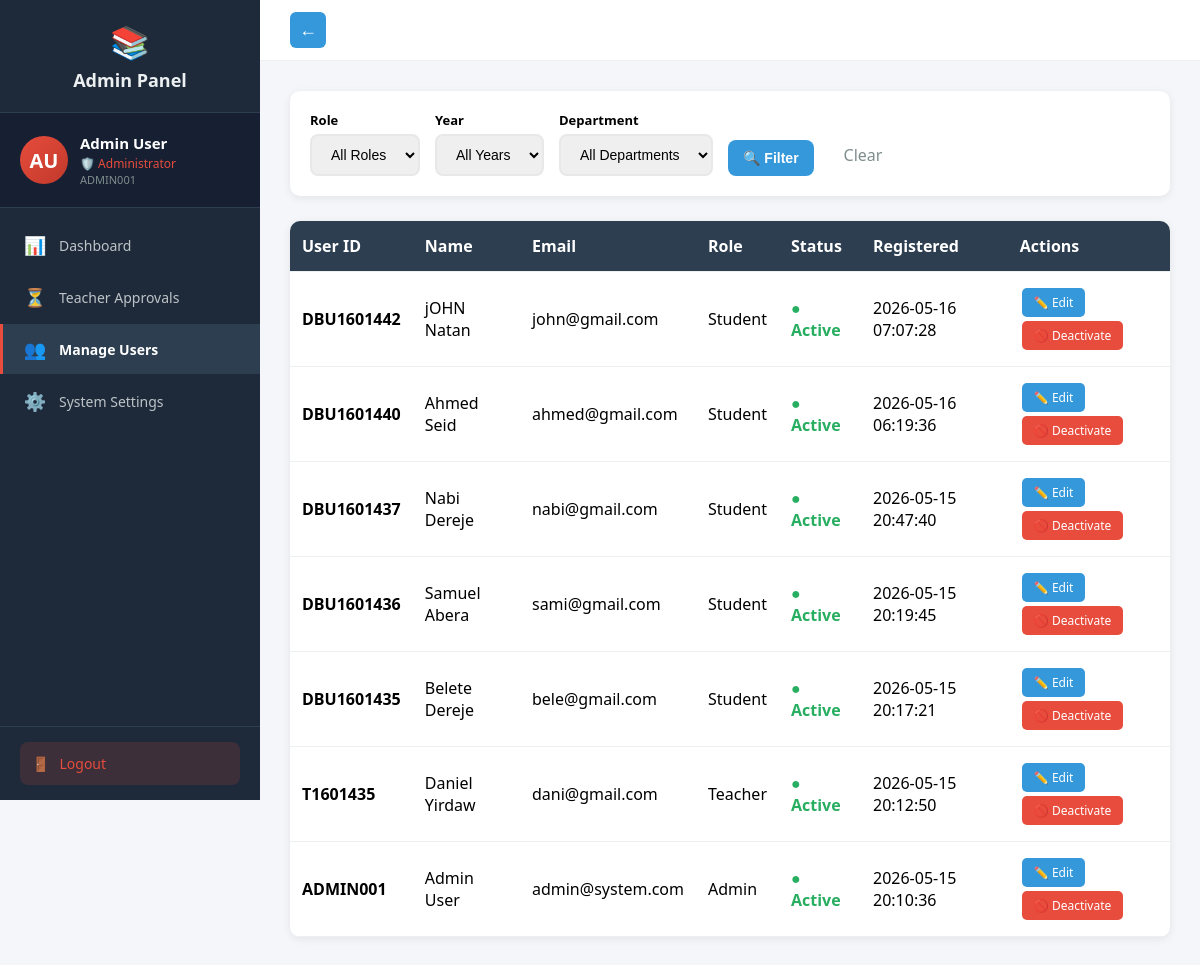
Page /admin/users (signed in) on the earlier database version.
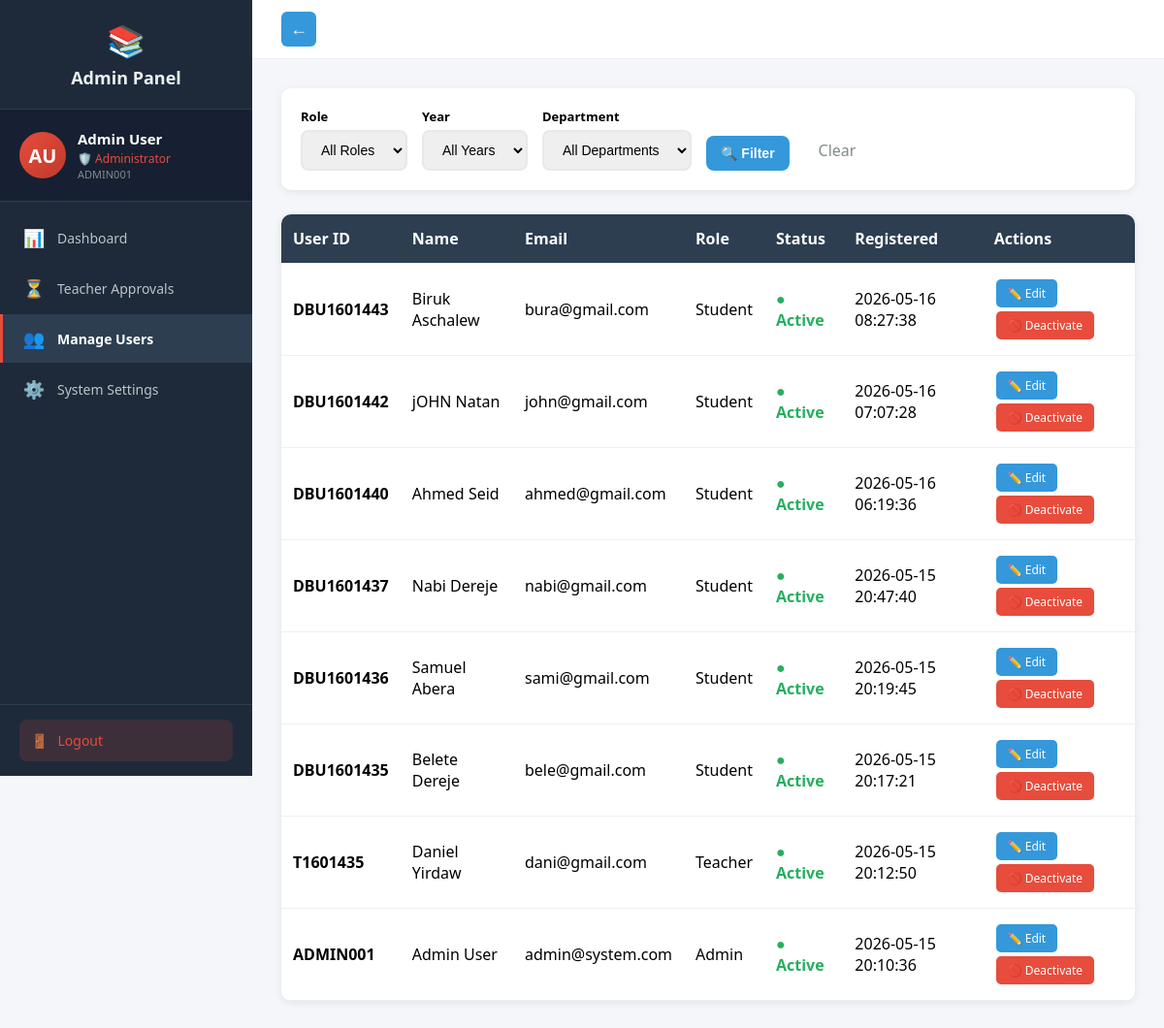
Same page on the later database version.
### tables this page shows
CREATE TABLE users (
            id TEXT PRIMARY KEY,
            user_id TEXT UNIQUE NOT NULL,
            first_name TEXT NOT NULL,
            last_name TEXT NOT NULL,
            email TEXT UNIQUE NOT NULL,
            password_hash TEXT NOT NULL,
            role TEXT NOT NULL,
            is_approved INTEGER DEFAULT 0,
            created_at TIMESTAMP DEFAULT CURRENT_TIMESTAMP,
            updated_at TIMESTAMP DEFAULT CURRENT_TIMESTAMP,
            node_id TEXT
        );

### routes_admin.py (the view)
@admin_bp.route('/users', endpoint='manage_users')
@login_required
def manage_users():
    if current_user.role != 'admin':
        return redirect(url_for('auth.login'))
    conn = get_db()
    cur = conn.cursor()
    role_filter = request.args.get('role', '').strip()
    year_filter = request.args.get('year', '').strip()
    dept_filter = request.args.get('department', '').strip()
    query = "SELECT id, user_id, first_name, last_name, email, role, is_approved, created_at FROM users WHERE 1=1"
    params = []
    if role_filter:
        query += " AND role = ?"
        params.append(role_filter)
    query += " ORDER BY created_at DESC"
    cur.execute(query, params)
    all_users = cur.fetchall()
    filtered_users = []
    for u in all_users:
        include = True
        if year_filter and u['role'] == 'student':
            cur.execute("SELECT year FROM students WHERE user_id = ?", (u['id'],))
            row = cur.fetchone()
            if not row or str(row[0]) != year_filter:
                include = False
        if dept_filter and u['role'] == 'student':
            cur.execute("SELECT department FROM students WHERE user_id = ?", (u['id'],))
            row = cur.fetchone()
            if not row or row[0] != dept_filter:
                include = False
        if year_filter and u['role'] == 'teacher':
            cur.execute("SELECT years FROM teachers WHERE user_id = ?", (u['id'],))
            row = cur.fetchone()
            if not row or year_filter not in row[0]:
                include = False
        if dept_filter and u['role'] == 'teacher':
            cur.execute("SELECT departments FROM teachers WHERE user_id = ?", (u['id'],))
            row = cur.fetchone()
            if not row or dept_filter not in row[0]:
                include = False
        if include:
            filtered_users.append(u)
    depts = set()
    cur.execute("SELECT department FROM students")
    for row in cur.fetchall():
        if row[0]: depts.add(row[0])
    cur.execute("SELECT departments FROM teachers")
    for row in cur.fetchall():
        if row[0]:
            for d in row[0].split(','):
                depts.add(d.strip())
    departments = sorted(list(depts))
    years = set()
    cur.execute("SELECT year FROM students")
    for row in cur.fetchall():
        if row[0]: years.add(str(row[0]))
    cur.execute("SELECT years FROM teachers")
    for row in cur.fetchall():
        if row[0]:
            for y in row[0].split(','):
                years.add(y.strip())
    years = sorted(list(years))
    conn.close()
    return render_template('admin/users.html', users=filtered_users, departments=departments, years=years,
                         role_filter=role_filter, year_filter=year_filter, dept_filter=dept_filter)

### auth.py (called while the page is built)
def get_db():
    conn = sqlite3.connect('assignments.db')
    conn.row_factory = sqlite3.Row
    return conn

@login_manager.user_loader
def load_user(user_id):
    conn = get_db()
    cur = conn.cursor()
    cur.execute("SELECT id, user_id, first_name, last_name, email, role, is_approved FROM users WHERE id = ?", (user_id,))
    user = cur.fetchone()
    cur.close()
    conn.close()
    if user:
        from flask_login import UserMixin
        class User(UserMixin):
            pass
        u = User()
        u.id = user['id']
        u.user_id = user['user_id']
        u.first_name = user['first_name']
        u.last_name = user['last_name']
        u.email = user['email']
        u.role = user['role']
        u.is_approved = user['is_approved']
        return u
    return None

### routes_admin.py (called while the page is built)
def get_db():
    conn = sqlite3.connect('assignments.db')
    conn.row_factory = sqlite3.Row
    return conn

### templates/admin/users.html (shortened to what this page needs)
{% extends "admin_base.html" %}
{% block content %}
<div class="filter-bar">
    <form method="GET" style="display:flex; gap:15px; align-items:end; flex-wrap:wrap;">
        <div>
            <label style="font-weight:600; font-size:13px; display:block; margin-bottom:5px;">Role</label>
            <select name="role" onchange="this.form.submit()">
                <option value="">All Roles</option>
            </select>
        </div>
        <div>
            <label style="font-weight:600; font-size:13px; display:block; margin-bottom:5px;">Year</label>
            <select name="year" onchange="this.form.submit()">
                <option value="">All Years</option>
            </select>
        </div>
        <div>
            <label style="font-weight:600; font-size:13px; display:block; margin-bottom:5px;">Department</label>
            <select name="department" onchange="this.form.submit()">
                <option value="">All Departments</option>
            </select>
        </div>
        <button type="submit">🔍 Filter</button>
        <a href="/admin/users" style="padding:10px 15px; color:#7f8c8d; text-decoration:none;">Clear</a>
    </form>
</div>
<table>
    <tr>
        <th>User ID</th><th>Name</th><th>Email</th><th>Role</th><th>Status</th><th>Registered</th><th>Actions</th>
    </tr>
    {% for u in users %}
    <tr>
        <td><strong>{{ u[1] }}</strong></td>
        <td>{{ u[2] }} {{ u[3] }}</td>
        <td>{{ u[4] }}</td>
        <td><span style="text-transform:capitalize;">{{ u[5] }}</span></td>
        <td>
            {% if u[6] %}
                <span class="status-active">● Active</span>
            {% else %}
                <span class="status-inactive">● Inactive</span>
            {% endif %}
        </td>
        <td>{{ u[7] if u[7] else '' }}</td>
        <td>
            <a href="/admin/edit-user/{{ u[0] }}" class="btn btn-primary">✏️ Edit</a>
            <a href="/admin/toggle-user/{{ u[0] }}" class="btn {{ 'btn-danger' if u[6] else 'btn-warning' }}">
                {{ '🚫 Deactivate' if u[6] else '✅ Activate' }}
            </a>
        </td>
    </tr>
    {% endfor %}
</table>
{% endblock %}

### templates/admin_base.html (shortened to what this page needs)
<!DOCTYPE html>
<html>
<head>
</head>
<body>
    <div class="layout">
        <div class="sidebar" id="sidebar">
            <div class="logo">
                <span class="icon">📚</span>
                Admin Panel
            </div>
            <div class="profile-card">
                <div class="avatar">{{ current_user.first_name[0] }}{{ current_user.last_name[0] }}</div>
                <div class="info">
                    <div class="name">{{ current_user.first_name }} {{ current_user.last_name }}</div>
                    <div class="role">🛡️ Administrator</div>
                    <div class="id-text">{{ current_user.user_id }}</div>
                </div>
            </div>
            <nav>
                <a href="/admin/dashboard" class="{{ 'active' if request.path == '/admin/dashboard' }}" onclick="closeSidebar()">
                    <span class="icon">📊</span> Dashboard
                </a>
                <a href="/admin/dashboard#approvals" onclick="document.getElementById("panel-dashboard").classList.add("hidden");document.getElementById("panel-approvals").classList.remove("hidden")" onclick="closeSidebar()">
                    <span class="icon">⏳</span> Teacher Approvals
                </a>
                <a href="/admin/users" class="{{ 'active' if request.path == '/admin/users' }}" onclick="closeSidebar()">
                    <span class="icon">👥</span> Manage Users
                </a>
                <a href="/admin/settings" class="{{ 'active' if request.path == '/admin/settings' }}" onclick="closeSidebar()">
                    <span class="icon">⚙️</span> System Settings
                </a>
            </nav>
            <div class="sidebar-footer">
                <a href="/logout" class="logout-btn">
                    <span class="icon">🚪</span> Logout
                </a>
            </div>
        </div>
        <div class="main">
            <div class="topbar">
                {% if request.path != '/admin/dashboard' %}
                <button id="back-btn" class="back-btn" onclick="goBack()"><span class="back-icon">←</span></button>
                {% endif %}
            </div>
            <div class="content">
                {% block content %}{% endblock %}
            </div>
        </div>
    </div>
</body>
</html>

### templates/admin_base.html (style rules this page uses)
* { margin: 0; padding: 0; box-sizing: border-box; }
body { font-family: 'Segoe UI', Arial, sans-serif; background: #f5f6fa; }
.layout { display: flex; min-height: 100vh; }
.sidebar { width: 260px; background: #1e2a3a; color: #ecf0f1; padding: 0; position: fixed; height: 100vh; overflow-y: auto; z-index: 100; transition: transform 0.3s; display: flex; flex-direction: column; }
.sidebar .logo { padding: 20px; font-size: 18px; font-weight: bold; text-align: center; border-bottom: 1px solid #2c3e50; }
.sidebar .logo .icon { font-size: 32px; display: block; margin-bottom: 5px; }
.sidebar .profile-card { padding: 20px; border-bottom: 1px solid #2c3e50; display: flex; align-items: center; gap: 12px; background: #162032; }
.sidebar .profile-card .avatar { width: 48px; height: 48px; border-radius: 50%; background: linear-gradient(135deg, #e74c3c, #c0392b); color: white; display: flex; align-items: center; justify-content: center; font-weight: bold; font-size: 20px; flex-shrink: 0; }
.sidebar .profile-card .info { overflow: hidden; }
.sidebar .profile-card .info .name { font-weight: 600; font-size: 15px; color: white; }
.sidebar .profile-card .info .role { font-size: 12px; color: #e74c3c; margin-top: 2px; }
.sidebar .profile-card .info .id-text { font-size: 11px; color: #7f8c8d; }
.sidebar nav { flex: 1; padding: 10px 0; }
.sidebar nav a { display: flex; align-items: center; padding: 13px 20px; color: #bdc3c7; text-decoration: none; font-size: 14px; border-left: 3px solid transparent; cursor: pointer; transition: all 0.2s; margin: 2px 0; }
.sidebar nav a.active { background: #2c3e50; color: white; border-left-color: #e74c3c; font-weight: bold; }
.sidebar nav a .icon { margin-right: 12px; font-size: 18px; width: 24px; text-align: center; }
.sidebar .sidebar-footer { padding: 15px 20px; border-top: 1px solid #2c3e50; }
.sidebar .sidebar-footer .logout-btn { display: flex; align-items: center; gap: 10px; padding: 12px; background: rgba(231,76,60,0.15); color: #e74c3c; text-decoration: none; border-radius: 8px; font-size: 14px; font-weight: 500; }
.main { margin-left: 260px; flex: 1; width: calc(100% - 260px); }
.topbar { background: white; padding: 12px 30px; display: flex; justify-content: space-between; align-items: center; border-bottom: 1px solid #ecf0f1; }
.back-btn { background: #3498db; color: white; border: none; padding: 6px 10px; border-radius: 6px; cursor: pointer; font-size: 16px; margin-right: 12px; display: inline-flex; align-items: center; justify-content: center; width:36px; height:36px; }
.back-btn .back-icon { font-weight: 700; font-size: 18px; line-height: 1; }
.content { padding: 30px; }

### templates/admin/users.html (style rules this page uses)
.filter-bar { background: white; padding: 20px; border-radius: 10px; box-shadow: 0 2px 8px rgba(0,0,0,0.08); margin-bottom: 25px; display: flex; gap: 15px; align-items: end; flex-wrap: wrap; }
.filter-bar select, .filter-bar button { padding: 10px 15px; border: 2px solid #e8e8e8; border-radius: 8px; font-size: 14px; }
.filter-bar button { background: #3498db; color: white; border: none; cursor: pointer; font-weight: 600; }
table { width: 100%; border-collapse: collapse; background: white; border-radius: 10px; overflow: hidden; box-shadow: 0 2px 8px rgba(0,0,0,0.08); }
th, td { padding: 14px 12px; text-align: left; border-bottom: 1px solid #ecf0f1; }
th { background: #2c3e50; color: white; font-weight: 600; }
.btn { padding: 6px 12px; border: none; border-radius: 5px; cursor: pointer; text-decoration: none; color: white; font-size: 12px; display: inline-block; margin: 2px; }
.btn-primary { background: #3498db; }
.btn-danger { background: #e74c3c; }
.status-active { color: #27ae60; font-weight: bold; }

Differences in the rows shown:
added users: user "DBU1601443", first_name "Biruk", last_name "Aschalew", email "bura@gmail.com", role "Student", shows "● Active", created_at "2026-05-16 08:27:38", is_approved "🚫 Deactivate"
